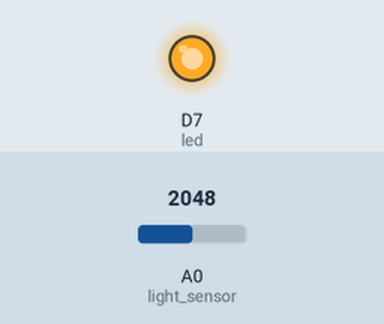
The sketch below on a simulated Particle Photon. Shown: output pins drawn as LEDs (lit = HIGH). The inputs (shaded band) are chosen by the test bench; at power-on: A0 (light_sensor) = 2048.

Above: at 1.8 s.
1.9 s: A0 (light_sensor) set to 55
3.4 s: A0 (light_sensor) set to 46
At 5.2 s:
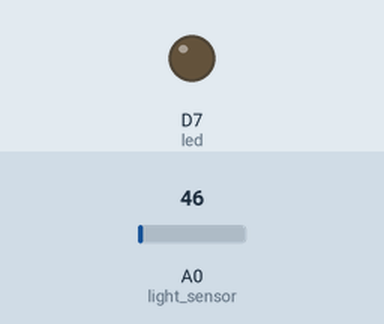
5.5 s: A0 (light_sensor) set to 491
At 6.3 s:
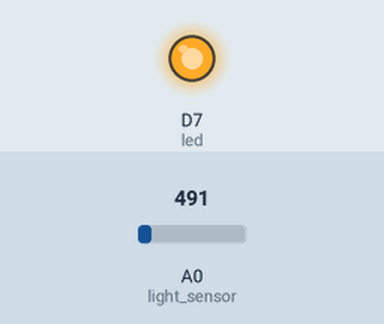
7.5 s: A0 (light_sensor) set to 10
At 8.6 s:
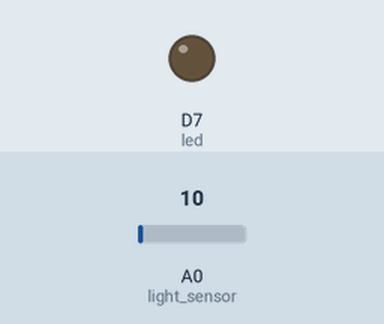
Timing chart, 0 to 10.5 s (numbered marks = the images above; inputs shaded):
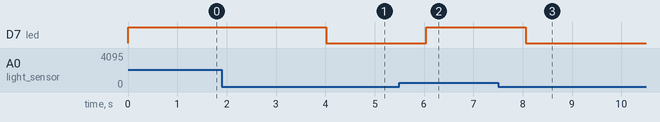

Measured:
- the behaviour switches between 50 and 49 on A0 (light_sensor) (found by bisection; images 0 and 1)
- after the input at 1.9 s, every drawn part: stays the same
- after the input at 3.4 s, D7 (led): HIGH → LOW after 0.62 s
- after the input at 5.5 s, D7 (led): LOW → HIGH after 0.54 s
- after the input at 7.5 s, D7 (led): HIGH → LOW after 0.56 s

The sketch:

light-noti.ino
```cpp
const int light_sensor = A0;
const int led = D7;
const int light_threshold = 50;

int analogValue;

boolean sunlight_detected_flag = false;
boolean sunlight_not_detected_flag = false;

void setup() {
    pinMode(led, OUTPUT);
}

void loop() {
    analogValue = analogRead(light_sensor);
    if(analogValue > light_threshold){
        digitalWrite(led, HIGH);
        if (sunlight_detected_flag == false){
            sunlight_detected_flag = true;
            sunlight_not_detected_flag = false;
            String data = String(10);
            Particle.publish("sunlight_detected", data, PRIVATE);
            }
    } else if (analogValue < light_threshold){
        digitalWrite(led, LOW);
        if (sunlight_not_detected_flag == false){
            sunlight_not_detected_flag = true;
            sunlight_detected_flag = false;
            String data = String(10);
            Particle.publish("sunlight_not_detected", data, PRIVATE);
            }
    }
    delay(1000);
}
```
